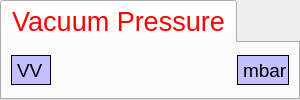
            <widget class="QTabWidget" name="tabWidget" >
             <property name="minimumSize" >
              <size>
               <width>300</width>
               <height>100</height>
              </size>
             </property>
             <property name="palette" >
              <palette>
               <active>
                <colorrole role="WindowText" >
                 <brush brushstyle="SolidPattern" >
                  <color alpha="255" >
                   <red>255</red>
                   <green>0</green>
                   <blue>0</blue>
                  </color>
                 </brush>
                </colorrole>
                <colorrole role="ButtonText" >
                 <brush brushstyle="SolidPattern" >
                  <color alpha="255" >
                   <red>0</red>
                   <green>0</green>
                   <blue>0</blue>
                  </color>
                 </brush>
                </colorrole>
               </active>
               <inactive>
                <colorrole role="WindowText" >
                 <brush brushstyle="SolidPattern" >
                  <color alpha="255" >
                   <red>255</red>
                   <green>0</green>
                   <blue>0</blue>
                  </color>
                 </brush>
                </colorrole>
                <colorrole role="ButtonText" >
                 <brush brushstyle="SolidPattern" >
                  <color alpha="255" >
                   <red>0</red>
                   <green>0</green>
                   <blue>0</blue>
                  </color>
                 </brush>
                </colorrole>
               </inactive>
               <disabled>
                <colorrole role="WindowText" >
                 <brush brushstyle="SolidPattern" >
                  <color alpha="255" >
                   <red>106</red>
                   <green>104</green>
                   <blue>100</blue>
                  </color>
                 </brush>
                </colorrole>
                <colorrole role="ButtonText" >
                 <brush brushstyle="SolidPattern" >
                  <color alpha="255" >
                   <red>106</red>
                   <green>104</green>
                   <blue>100</blue>
                  </color>
                 </brush>
                </colorrole>
               </disabled>
              </palette>
             </property>
             <property name="font" >
              <font>
               <pointsize>20</pointsize>
              </font>
             </property>
             <property name="currentIndex" >
              <number>0</number>
             </property>
             <widget class="QWidget" name="tab" >
              <attribute name="title" >
               <string>Vacuum Pressure</string>
              </attribute>
              <layout class="QHBoxLayout" >
               <item>
                <layout class="QHBoxLayout" >
                 <property name="spacing" >
                  <number>0</number>
                 </property>
                 <item>
                  <widget class="QLabel" name="label_7" >
                   <property name="minimumSize" >
                    <size>
                     <width>40</width>
                     <height>30</height>
                    </size>
                   </property>
                   <property name="maximumSize" >
                    <size>
                     <width>40</width>
                     <height>30</height>
                    </size>
                   </property>
                   <property name="palette" >
                    <palette>
                     <active>
                      <colorrole role="WindowText" >
                       <brush brushstyle="SolidPattern" >
                        <color alpha="255" >
                         <red>0</red>
                         <green>0</green>
                         <blue>0</blue>
                        </color>
                       </brush>
                      </colorrole>
                      <colorrole role="Base" >
                       <brush brushstyle="SolidPattern" >
                        <color alpha="255" >
                         <red>255</red>
                         <green>255</green>
                         <blue>255</blue>
                        </color>
                       </brush>
                      </colorrole>
                      <colorrole role="Window" >
                       <brush brushstyle="SolidPattern" >
                        <color alpha="255" >
                         <red>194</red>
                         <green>192</green>
                         <blue>255</blue>
                        </color>
                       </brush>
                      </colorrole>
                     </active>
                     <inactive>
                      <colorrole role="WindowText" >
                       <brush brushstyle="SolidPattern" >
                        <color alpha="255" >
                         <red>0</red>
                         <green>0</green>
                         <blue>0</blue>
                        </color>
                       </brush>
                      </colorrole>
                      <colorrole role="Base" >
                       <brush brushstyle="SolidPattern" >
                        <color alpha="255" >
                         <red>255</red>
                         <green>255</green>
                         <blue>255</blue>
                        </color>
                       </brush>
                      </colorrole>
                      <colorrole role="Window" >
                       <brush brushstyle="SolidPattern" >
                        <color alpha="255" >
                         <red>194</red>
                         <green>192</green>
                         <blue>255</blue>
                        </color>
                       </brush>
                      </colorrole>
                     </inactive>
                     <disabled>
                      <colorrole role="WindowText" >
                       <brush brushstyle="SolidPattern" >
                        <color alpha="255" >
                         <red>106</red>
                         <green>104</green>
                         <blue>100</blue>
                        </color>
                       </brush>
                      </colorrole>
                      <colorrole role="Base" >
                       <brush brushstyle="SolidPattern" >
                        <color alpha="255" >
                         <red>194</red>
                         <green>192</green>
                         <blue>255</blue>
                        </color>
                       </brush>
                      </colorrole>
                      <colorrole role="Window" >
                       <brush brushstyle="SolidPattern" >
                        <color alpha="255" >
                         <red>194</red>
                         <green>192</green>
                         <blue>255</blue>
                        </color>
                       </brush>
                      </colorrole>
                     </disabled>
                    </palette>
                   </property>
                   <property name="font" >
                    <font>
                     <pointsize>14</pointsize>
                     <weight>50</weight>
                     <bold>false</bold>
                    </font>
                   </property>
                   <property name="autoFillBackground" >
                    <bool>true</bool>
                   </property>
                   <property name="frameShape" >
                    <enum>QFrame::Box</enum>
                   </property>
                   <property name="frameShadow" >
                    <enum>QFrame::Plain</enum>
                   </property>
                   <property name="lineWidth" >
                    <number>1</number>
                   </property>
                   <property name="text" >
                    <string>VV</string>
                   </property>
                   <property name="alignment" >
                    <set>Qt::AlignLeading|Qt::AlignLeft|Qt::AlignVCenter</set>
                   </property>
                  </widget>
                 </item>
                 <item>
                  <widget class="CADisplayer" name="TPG262C0_PRS0_3" >
                   <property name="minimumSize" >
                    <size>
                     <width>100</width>
                     <height>30</height>
                    </size>
                   </property>
                   <property name="maximumSize" >
                    <size>
                     <width>400</width>
                     <height>30</height>
                    </size>
                   </property>
                   <property name="font" >
                    <font>
                     <pointsize>20</pointsize>
                     <weight>75</weight>
                     <bold>true</bold>
                    </font>
                   </property>
                   <property name="nuformat" stdset="0" >
                    <enum>CADisplayer::Pressure</enum>
                   </property>
                   <property name="pvname" >
                    <string>VMS_VV_TPG262C3_P0</string>
                   </property>
                   <property name="lineWidth" stdset="0" >
                    <number>1</number>
                   </property>
                   <property name="framecol" stdset="0" >
                    <color>
                     <red>18</red>
                     <green>29</green>
                     <blue>57</blue>
                    </color>
                   </property>
                   <property name="unit" >
                    <string/>
                   </property>
                  </widget>
                 </item>
                 <item>
                  <widget class="QLabel" name="label_8" >
                   <property name="minimumSize" >
                    <size>
                     <width>52</width>
                     <height>30</height>
                    </size>
                   </property>
                   <property name="maximumSize" >
                    <size>
                     <width>52</width>
                     <height>30</height>
                    </size>
                   </property>
                   <property name="palette" >
                    <palette>
                     <active>
                      <colorrole role="WindowText" >
                       <brush brushstyle="SolidPattern" >
                        <color alpha="255" >
                         <red>0</red>
                         <green>0</green>
                         <blue>0</blue>
                        </color>
                       </brush>
                      </colorrole>
                      <colorrole role="Base" >
                       <brush brushstyle="SolidPattern" >
                        <color alpha="255" >
                         <red>255</red>
                         <green>255</green>
                         <blue>255</blue>
                        </color>
                       </brush>
                      </colorrole>
                      <colorrole role="Window" >
                       <brush brushstyle="SolidPattern" >
                        <color alpha="255" >
                         <red>194</red>
                         <green>192</green>
                         <blue>255</blue>
                        </color>
                       </brush>
                      </colorrole>
                     </active>
                     <inactive>
                      <colorrole role="WindowText" >
                       <brush brushstyle="SolidPattern" >
                        <color alpha="255" >
                         <red>0</red>
                         <green>0</green>
                         <blue>0</blue>
                        </color>
                       </brush>
                      </colorrole>
                      <colorrole role="Base" >
                       <brush brushstyle="SolidPattern" >
                        <color alpha="255" >
                         <red>255</red>
                         <green>255</green>
                         <blue>255</blue>
                        </color>
                       </brush>
                      </colorrole>
                      <colorrole role="Window" >
                       <brush brushstyle="SolidPattern" >
                        <color alpha="255" >
                         <red>194</red>
                         <green>192</green>
                         <blue>255</blue>
                        </color>
                       </brush>
                      </colorrole>
                     </inactive>
                     <disabled>
                      <colorrole role="WindowText" >
                       <brush brushstyle="SolidPattern" >
                        <color alpha="255" >
                         <red>106</red>
                         <green>104</green>
                         <blue>100</blue>
                        </color>
                       </brush>
                      </colorrole>
                      <colorrole role="Base" >
                       <brush brushstyle="SolidPattern" >
                        <color alpha="255" >
                         <red>194</red>
                         <green>192</green>
                         <blue>255</blue>
                        </color>
                       </brush>
                      </colorrole>
                      <colorrole role="Window" >
                       <brush brushstyle="SolidPattern" >
                        <color alpha="255" >
                         <red>194</red>
                         <green>192</green>
                         <blue>255</blue>
                        </color>
                       </brush>
                      </colorrole>
                     </disabled>
                    </palette>
                   </property>
                   <property name="font" >
                    <font>
                     <pointsize>14</pointsize>
                     <weight>50</weight>
                     <bold>false</bold>
                    </font>
                   </property>
                   <property name="autoFillBackground" >
                    <bool>true</bool>
                   </property>
                   <property name="frameShape" >
                    <enum>QFrame::Box</enum>
                   </property>
                   <property name="frameShadow" >
                    <enum>QFrame::Plain</enum>
                   </property>
                   <property name="lineWidth" >
                    <number>1</number>
                   </property>
                   <property name="text" >
                    <string>mbar</string>
                   </property>
                   <property name="alignment" >
                    <set>Qt::AlignLeading|Qt::AlignLeft|Qt::AlignVCenter</set>
                   </property>
                  </widget>
                 </item>
                </layout>
               </item>
              </layout>
             </widget>
            </widget>
